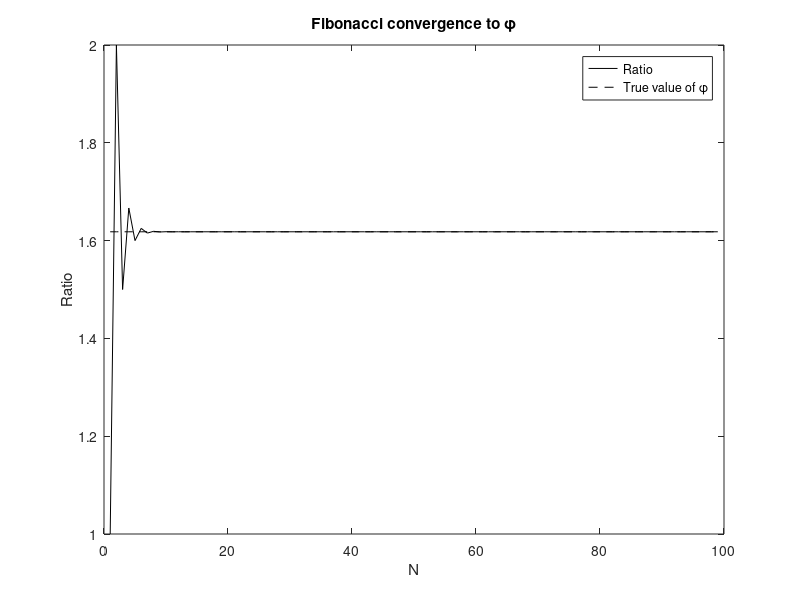
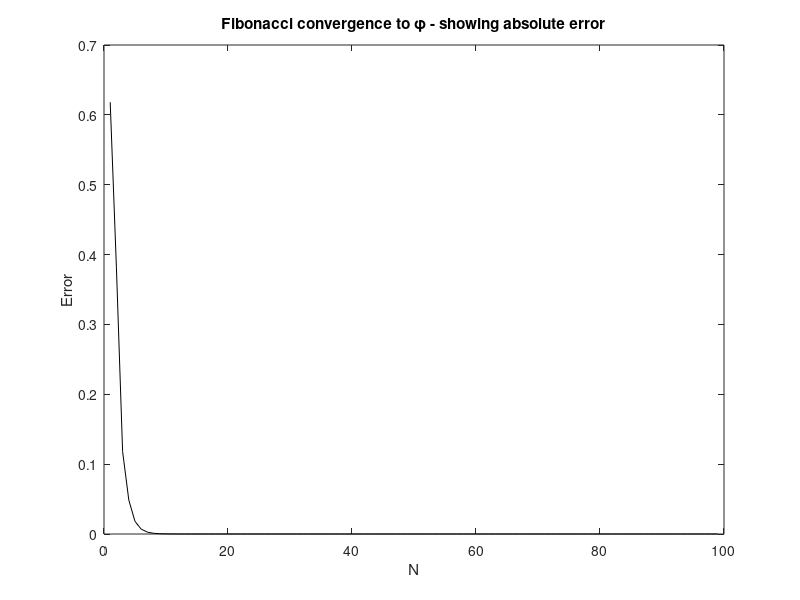

Write MATLAB code to recreate these figures, in order.
% % % % % % % % % % % % % % % % % % % % % % % % % % %
% This program shows the Fibonacci sequence         %
% converging to the golden ratio.                   %
%                                                   %
% Scott Morgan 2016                                 %
% % % % % % % % % % % % % % % % % % % % % % % % % % %

N = 100; %specify this as the number of terms required.

% % % Optional - pre-allocation % % % 
F = zeros(1,N); R = zeros(N-1,1); err = zeros(N-1,1);
% % % End Optional % % %

%Calculates Fibonacci vector
F(1) = 1; F(2) = 1; %first two terms of the Fibonacci sequence are 1
for j = 3:N %loops through j from 3 to N (1 and 2 are already defined)
    F(j) = F(j-1) + F(j-2); %Use Fibonacci recursion relation.
end

Rtrue = 0.5*(1+sqrt(5)); %true value of golden ratio
for j = 1:N-1 %loops through j from 1 to N-1 - using 1 to N would go too far due to F(j+1).
    R(j) = F(j+1)/F(j); %calculates ratio terms
    err(j) = abs(Rtrue - R(j)); %calculates error between ratio and true value
end

% % % Optional - header line % % % 
fprintf('%9s %9s\r\n','Ratio','Error');
% % % End Optional % % %

disp([R err]); %displays ratios next to error in a vector

%Plots
figure(1) %specifies that this should be drawn on figure 1.
plot(1:N-1,R,'-k') %plots our ratio against N. '-k' gives solid black line
hold on; %holds the graph so that we can add more plots to the same figure
plot(1:N-1,Rtrue*ones(1,length(R)),'--k') %plots true solution - note ones to make vectors the same length. '--k' gives dashed line
hold off; %allows graph to be overwritten on next run
xlabel('N'); ylabel('Ratio'); title('Fibonacci convergence to \phi'); legend('Ratio','True value of \phi');

figure(2) %specifies that this should be drawn on figure 2.
plot(1:N-1,err,'-k') %plots our error against N.
xlabel('N'); ylabel('Error'); title('Fibonacci convergence to \phi - showing absolute error');